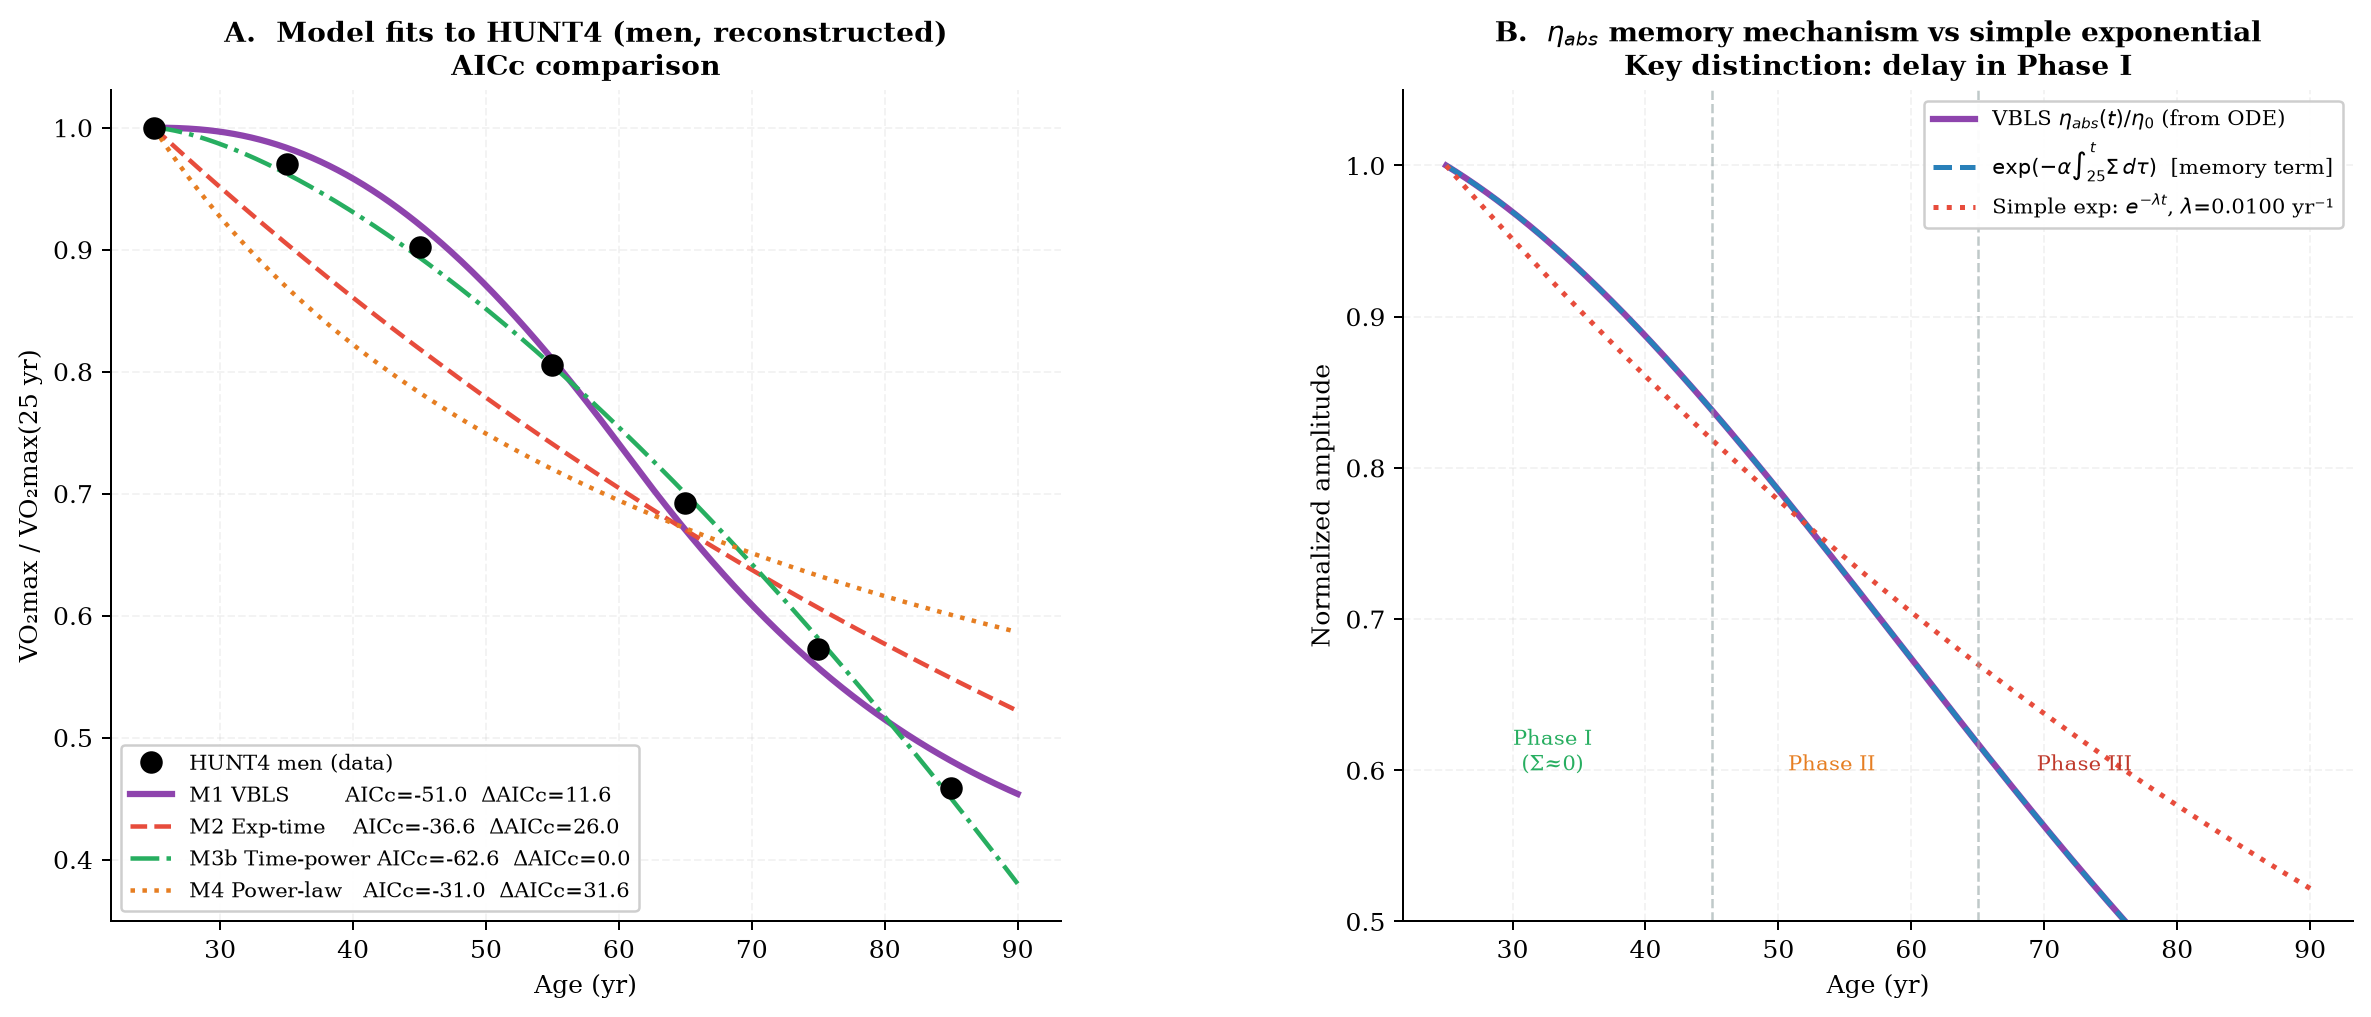

Reproduce this figure in Python.
"""
=================================================================
  VBLS — Viability Boundaries of Living Systems
  Author:     Vasiliy Avdeev (independent researcher)
  Monograph:  VBLS_THEORY
=================================================================

  Copyright (c) 2026 Vasiliy Avdeev.  All rights reserved.

  This work is licensed under the Creative Commons Attribution-NonCommercial-
  NoDerivatives 4.0 International License (CC BY-NC-ND 4.0).

  You are free to:
    Share — copy and redistribute the material in any medium or format
    The licensor cannot revoke these freedoms as long as you follow the
    license terms.

  Under the following terms:
    Attribution    — You must give appropriate credit, provide a link to
                     the license, and indicate if changes were made.  You
                     may do so in any reasonable manner, but not in any way
                     that suggests the licensor endorses you or your use.
    NonCommercial  — You may not use the material for commercial purposes.
    NoDerivatives  — If you remix, transform, or build upon the material,
                     you may not distribute the modified material.
    No additional restrictions — You may not apply legal terms or
                     technological measures that legally restrict others
                     from doing anything the license permits.

  Notices:
    You do not have to comply with the license for elements of the material
    in the public domain or where your use is permitted by an applicable
    exception or limitation.

    No warranties are given.  The license may not give you all of the
    permissions necessary for your intended use.  For example, other rights
    such as publicity, privacy, or moral rights may limit how you use the
    material.

  Full license text:        https://creativecommons.org/licenses/by-nc-nd/4.0/legalcode
  Human-readable summary:   https://creativecommons.org/licenses/by-nc-nd/4.0/

  SPDX-License-Identifier: CC-BY-NC-ND-4.0
=================================================================
mde_hunt_aic.py
VBLS — Appendix D.2.9 — AIC comparison
eta_abs ~ exp(-alpha*int(Sigma)) vs simple exponential and alternatives

Models:
  M1  VBLS          1 - k * DeltaSigma(t)^beta        2 params (k, beta)
                    DeltaSigma(t) from ODE, pre-calibrated — NOT fit to HUNT
  M2  Exp-time      exp(-lambda*(t-25))                1 param  (lambda)
  M3  Exp-mapped    1 - k * (exp(lambda*(t-25))-1)^beta 3 params (k, beta, lambda)
  M4  Power-law     (25/t)^gamma                       1 param  (gamma)

Selection criterion: AICc (Akaike corrected for small samples)
Data: HUNT4 men — 7 age groups (25, 35, 45, 55, 65, 75, 85 yr)
      reconstructed from Stensvold et al. (2020) Prog.Cardiovasc.Dis. 63:85-91
"""

import numpy as np
from scipy.integrate import solve_ivp
from scipy.optimize import minimize
import matplotlib
matplotlib.use('Agg')
import matplotlib.pyplot as plt

# ── VBLS parameters (human calibration, April 2026) ───────────────────────────
MU, LAM = 1.50, 0.30
SIGMA0  = 0.0162
ALPHA   = 0.030
NU0, NU = 0.006, 0.060
RHO     = 0.002
E_STAR  = 0.04
E0      = 0.10
E_RANGE = E0 - E_STAR

# ── External functions ─────────────────────────────────────────────────────────
def Phi_in(t):
    growth  = 1.0 - np.exp(-t / 10.0)
    decline = np.exp(-max(0.0, t - 60.0) / 30.0)
    return growth * decline

def Phi_cap(t):
    baseline    = 0.003
    age_decline = max(0.0, t - 40.0) * 0.008
    return baseline * np.exp(-age_decline)

# ── VBLS ODE simulation ────────────────────────────────────────────────────────
def vbls_run(t_end=140, n=15000):
    def rhs(t, y):
        E = max(y[0], 0.0)
        S = max(y[1], 0.0)
        e = max(min(y[2], 1.0), 0.0)
        R = max(min(y[3], 1.0), 0.0)
        F = MU * E**2 + LAM * E
        g_E = max(0.0, min(1.0, (E - E_STAR) / E_RANGE))
        return [
            e * Phi_in(t) - F,
            max(0.0, SIGMA0 * F - R * Phi_cap(t)),
            -ALPHA * S * e,
            -NU0 * R - NU * S * R + RHO * g_E * (1.0 - S) * (1.0 - R),
        ]
    return solve_ivp(rhs, (0, t_end), [E0, 0.01, 0.96, 0.99],
                     t_eval=np.linspace(0, t_end, n),
                     method='RK45', rtol=1e-8, atol=1e-10)

print("Running VBLS simulation...")
sol  = vbls_run()
t_   = sol.t
Sig_ = sol.y[1]
eta_ = sol.y[2]
print("  Done.")

# ── HUNT4 data (reconstructed from Stensvold et al. 2020) ─────────────────────
AGES    = np.array([25, 35, 45, 55, 65, 75, 85], dtype=float)
N_DATA  = len(AGES)

k_arr     = np.arange(6)
d_men_pct = 3.0 + 4.15 * k_arr - 0.15 * k_arr**2   # quadratic fit to published deciles

def cumulative(d_pct):
    traj = [1.0]
    for d in d_pct:
        traj.append(traj[-1] * (1 - d / 100))
    return np.array(traj)

VO2_OBS = cumulative(d_men_pct)
print(f"\nHUNT4 men (reconstructed):")
for a, v in zip(AGES, VO2_OBS):
    print(f"  age {int(a):3d}: {v:.4f}")

# ── AICc helper ───────────────────────────────────────────────────────────────
def aicc(rss, n, k):
    """
    AICc = n*ln(RSS/n) + 2k + 2k(k+1)/(n-k-1)
    Uses Gaussian MLE; RSS = sum of squared residuals.
    """
    aic = n * np.log(rss / n) + 2 * k
    corr = 2 * k * (k + 1) / max(n - k - 1, 1)
    return aic + corr

# ── M1: VBLS ──────────────────────────────────────────────────────────────────
Sig25 = float(np.interp(25, t_, Sig_))
eta25 = float(np.interp(25, t_, eta_))

def dsig(ages):
    return np.array([max(float(np.interp(a, t_, Sig_)) - Sig25, 0.0) for a in ages])

def m1_pred(k, b, ages=AGES):
    ds = dsig(ages)
    return np.array([max(1.0 - k * s**b, 0.0) for s in ds])

def m1_loss(p):
    return np.sum((m1_pred(*p) - VO2_OBS)**2)

r1   = minimize(m1_loss, [0.39, 0.43], method='Nelder-Mead',
                options={'xatol': 1e-10, 'fatol': 1e-12, 'maxiter': 20000})
k1, b1 = r1.x
pred1  = m1_pred(k1, b1)
rss1   = float(np.sum((pred1 - VO2_OBS)**2))
rmse1  = float(np.sqrt(rss1 / N_DATA))
aic1   = aicc(rss1, N_DATA, 2)

# ── M2: pure exponential in time ──────────────────────────────────────────────
def m2_pred(lam, ages=AGES):
    return np.exp(-lam * (ages - 25))

def m2_loss(p):
    return np.sum((m2_pred(p[0]) - VO2_OBS)**2)

r2    = minimize(m2_loss, [0.007], method='Nelder-Mead',
                 options={'xatol': 1e-10, 'fatol': 1e-12, 'maxiter': 20000})
lam2  = float(r2.x[0])
pred2 = m2_pred(lam2)
rss2  = float(np.sum((pred2 - VO2_OBS)**2))
rmse2 = float(np.sqrt(rss2 / N_DATA))
aic2  = aicc(rss2, N_DATA, 1)

# ── M3: mapped exponential (same form as M1, free lambda) ─────────────────────
def m3_pred(k, b, lam, ages=AGES):
    x = np.array([max(np.exp(lam * (a - 25)) - 1.0, 0.0) for a in ages])
    return np.array([max(1.0 - k * xi**b, 0.0) for xi in x])

def m3_loss(p):
    return np.sum((m3_pred(*p) - VO2_OBS)**2)

r3       = minimize(m3_loss, [0.20, 0.40, 0.01], method='Nelder-Mead',
                    options={'xatol': 1e-10, 'fatol': 1e-12, 'maxiter': 20000})
k3, b3, l3 = r3.x
pred3    = m3_pred(k3, b3, l3)
rss3     = float(np.sum((pred3 - VO2_OBS)**2))
rmse3    = float(np.sqrt(rss3 / N_DATA))
aic3     = aicc(rss3, N_DATA, 3)

# ── M4: power law ─────────────────────────────────────────────────────────────
def m4_pred(gamma, ages=AGES):
    return np.array([(25.0 / a)**gamma for a in ages])

def m4_loss(p):
    return np.sum((m4_pred(p[0]) - VO2_OBS)**2)

r4    = minimize(m4_loss, [0.15], method='Nelder-Mead',
                 options={'xatol': 1e-10, 'fatol': 1e-12, 'maxiter': 20000})
gam4  = float(r4.x[0])
pred4 = m4_pred(gam4)
rss4  = float(np.sum((pred4 - VO2_OBS)**2))
rmse4 = float(np.sqrt(rss4 / N_DATA))
aic4  = aicc(rss4, N_DATA, 1)

# ── Summary table ─────────────────────────────────────────────────────────────
models = [
    ("M1 VBLS (k, beta)",         2, rss1, rmse1, aic1, pred1),
    ("M2 Exp-time (lambda)",       1, rss2, rmse2, aic2, pred2),
    ("M3 Exp-mapped (k, beta, l)", 3, rss3, rmse3, aic3, pred3),
    ("M4 Power-law (gamma)",       1, rss4, rmse4, aic4, pred4),
]
best_aic = min(m[4] for m in models)

print("\n" + "="*72)
print(f"  AIC comparison  |  HUNT4 men (n={N_DATA})  |  baseline t_B = 76.9 yr")
print("="*72)
print(f"  {'Model':<35} {'p':>3} {'RMSE':>8} {'AICc':>9} {'ΔAICc':>8}")
print("-"*72)
for name, p, rss, rmse, aic, _ in models:
    print(f"  {name:<35} {p:>3} {rmse:>8.5f} {aic:>9.2f} {aic-best_aic:>8.2f}")
print("="*72)
print(f"\n  Best model by AICc: {models[np.argmin([m[4] for m in models])][0]}")
print(f"\n  Key comparisons (relative to M1 VBLS):")
print(f"  M2 vs M1: ΔAICc = {aic2-aic1:.1f}  {'→ no support for M2' if aic2-aic1 > 10 else '→ weak evidence' if aic2-aic1 > 4 else ''}")
print(f"  M3 vs M1: ΔAICc = {aic3-aic1:.1f}  (M3 has 1 extra param vs M1; check for degeneracy)")
print(f"\n  M1 params: k={k1:.4f}, beta={b1:.4f}")
print(f"  M2 params: lambda={lam2:.8f} yr-1")
print(f"  M3 params: k={k3:.4f}, beta={b3:.4f}, lambda={l3:.10f} yr-1  [A=k*lam^b={k3*l3**b3:.6f}]")
print(f"  M4 params: gamma={gam4:.4f}")

# ── M3b: explicit power-law in (t-25) — what M3 degenerates to ────────────────
# M3b: 1 - A*(t-25)^beta  (2 params)
def m3b_pred(A, b, ages=AGES):
    return np.array([max(1.0 - A * (a - 25)**b, 0.0) for a in ages])

def m3b_loss(p):
    return np.sum((m3b_pred(*p) - VO2_OBS)**2)

r3b       = minimize(m3b_loss, [0.001, 1.5], method='Nelder-Mead',
                     options={'xatol': 1e-10, 'fatol': 1e-12, 'maxiter': 20000})
A3b, b3b  = r3b.x
pred3b    = m3b_pred(A3b, b3b)
rss3b     = float(np.sum((pred3b - VO2_OBS)**2))
rmse3b    = float(np.sqrt(rss3b / N_DATA))
aic3b     = aicc(rss3b, N_DATA, 2)

print(f"\nM3b Time-power-law (A, beta): A={A3b:.6f}, beta={b3b:.4f}")
print(f"  RSS={rss3b:.6f}, RMSE={rmse3b:.4f}, AICc={aic3b:.2f}")

# Confirm M3 degeneracy: compare M3 prediction vs M3b prediction
print(f"\n  M3 vs M3b degeneracy check (should be near-identical):")
for a, p3, p3b_ in zip(AGES, pred3, pred3b):
    print(f"  age {int(a):3d}: M3={p3:.4f}  M3b={p3b_:.4f}  diff={abs(p3-p3b_):.6f}")

# Full comparison including M3b
all_models = models + [("M3b Time-power (A,beta)", 2, rss3b, rmse3b, aic3b, pred3b)]
best_aic2  = min(m[4] for m in all_models)
print("\n" + "="*72)
print(f"  AIC comparison (including M3b)  |  HUNT4 men (n={N_DATA})")
print("="*72)
print(f"  {'Model':<35} {'p':>3} {'RMSE':>8} {'AICc':>9} {'ΔAICc':>8}")
print("-"*72)
for name, p, rss, rmse, aic, _ in all_models:
    print(f"  {name:<35} {p:>3} {rmse:>8.5f} {aic:>9.2f} {aic-best_aic2:>8.2f}")
print("="*72)

# ── eta_abs shape analysis ─────────────────────────────────────────────────────
# Compare cumulative integral of Sigma vs linear time
print(f"\n  Shape of int(Sigma) vs linear t:")
for a in AGES:
    s = float(np.interp(a, t_, Sig_))
    # integral of Sigma from 25 to a using trapz
    mask = (t_ >= 25) & (t_ <= a)
    if mask.sum() > 1:
        int_s = float(np.trapz(Sig_[mask], t_[mask]))
    else:
        int_s = 0.0
    eta_vbls_val = float(np.interp(a, t_, eta_)) / eta25
    eta_simp_val = np.exp(-lam2 * (a - 25))
    print(f"  age {int(a):3d}: Sigma={s:.4f}  int(Sigma)={int_s:.4f}  "
          f"eta_VBLS={eta_vbls_val:.4f}  eta_simp={eta_simp_val:.4f}")

# ── Figure ────────────────────────────────────────────────────────────────────
plt.rcParams.update({
    'font.family':     'DejaVu Serif',
    'font.size':       10,
    'axes.titlesize':  11,
    'axes.labelsize':  10,
    'axes.spines.top': False,
    'axes.spines.right': False,
    'axes.grid':       True,
    'grid.alpha':      0.15,
    'grid.linestyle':  '--',
    'figure.dpi':      150,
})

fig, axes = plt.subplots(1, 2, figsize=(14, 6))
fig.subplots_adjust(left=0.08, right=0.97, top=0.88, bottom=0.11, wspace=0.36)

AGES_FINE = np.linspace(25, 90, 400)

# Panel A — model fits
ax = axes[0]
dsig_fine  = dsig(AGES_FINE)
vo2_m1     = np.array([max(1.0 - k1 * s**b1, 0.0) for s in dsig_fine])
vo2_m2     = m2_pred(lam2, AGES_FINE)
vo2_m3b    = m3b_pred(A3b, b3b, AGES_FINE)
vo2_m4     = m4_pred(gam4, AGES_FINE)

ax.plot(AGES,      VO2_OBS,  'ko',  ms=8, zorder=6, label='HUNT4 men (data)')
ax.plot(AGES_FINE, vo2_m1,   '-',   color='#8e44ad', lw=2.5,
        label=f'M1 VBLS        AICc={aic1:.1f}  ΔAICc={aic1-aic3b:.1f}')
ax.plot(AGES_FINE, vo2_m2,   '--',  color='#e74c3c', lw=1.8,
        label=f'M2 Exp-time    AICc={aic2:.1f}  ΔAICc={aic2-aic3b:.1f}')
ax.plot(AGES_FINE, vo2_m3b,  '-.',  color='#27ae60', lw=1.8,
        label=f'M3b Time-power AICc={aic3b:.1f}  ΔAICc={aic3b-aic3b:.1f}')
ax.plot(AGES_FINE, vo2_m4,   ':',   color='#e67e22', lw=1.8,
        label=f'M4 Power-law   AICc={aic4:.1f}  ΔAICc={aic4-aic3b:.1f}')
ax.set_xlabel('Age (yr)')
ax.set_ylabel('VO₂max / VO₂max(25 yr)')
ax.set_title('A.  Model fits to HUNT4 (men, reconstructed)\nAICc comparison', fontweight='bold')
ax.legend(fontsize=8.5, framealpha=0.95, loc='lower left')

# Panel B — eta_abs shape
ax = axes[1]
mask_plot = (t_ >= 25) & (t_ <= 90)
t_plot    = t_[mask_plot]
eta_norm  = eta_[mask_plot] / eta25

# Simple exponential best-fit to VO2max
eta_simp  = np.exp(-lam2 * (t_plot - 25))

# Pure memory-mechanism term exp(-alpha * int Sigma)
int_sig   = np.array([
    float(np.trapz(Sig_[(t_ >= 25) & (t_ <= a)],
                   t_[(t_ >= 25) & (t_ <= a)])) if np.sum((t_ >= 25) & (t_ <= a)) > 1 else 0.0
    for a in t_plot
])
eta_mem   = np.exp(-ALPHA * int_sig)

ax.plot(t_plot, eta_norm,  '-',  color='#8e44ad', lw=2.5,
        label=r'VBLS $\eta_{abs}(t)/\eta_0$ (from ODE)')
ax.plot(t_plot, eta_mem,   '--', color='#2980b9', lw=2.0,
        label=r'$\exp(-\alpha\int_{25}^t\Sigma\,d\tau)$  [memory term]')
ax.plot(t_plot, eta_simp,  ':',  color='#e74c3c', lw=2.0,
        label=f'Simple exp: $e^{{-\\lambda t}}$, $\\lambda$={lam2:.4f} yr⁻¹')

ax.axvline(45, color='#95a5a6', lw=1.0, ls='--', alpha=0.6)
ax.axvline(65, color='#95a5a6', lw=1.0, ls='--', alpha=0.6)
ax.text(33, 0.60, 'Phase I\n(Σ≈0)', ha='center', fontsize=8.5, color='#27ae60')
ax.text(54, 0.60, 'Phase II',       ha='center', fontsize=8.5, color='#e67e22')
ax.text(73, 0.60, 'Phase III',      ha='center', fontsize=8.5, color='#c0392b')
ax.set_xlabel('Age (yr)')
ax.set_ylabel('Normalized amplitude')
ax.set_title(r'B.  $\eta_{abs}$ memory mechanism vs simple exponential'
             '\nKey distinction: delay in Phase I', fontweight='bold')
ax.legend(fontsize=8.5, framealpha=0.95)
ax.set_ylim(0.50, 1.05)

plt.savefig('hunt_aic.png', dpi=180, bbox_inches='tight')
plt.close()
print("\nSaved: mde_hunt_aic.png")
